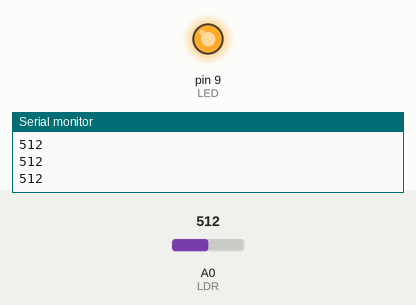
This sketch was run on a simulated Arduino Uno, built with avr-gcc and run on an emulated ATmega328P. Parts: output pins drawn as LEDs (lit = HIGH), the last lines printed to the serial monitor. The inputs (shaded band) are chosen by the test bench; at power-on: A0 (LDR) = 512.

Above: at 1.2 s.
1.3 s: A0 (LDR) set to 634
2.8 s: A0 (LDR) set to 664
At 3.7 s:
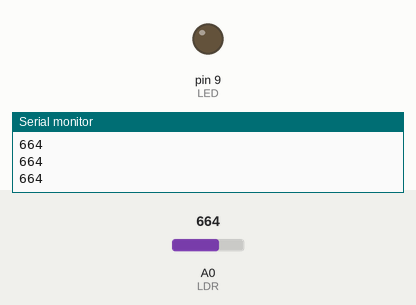
4.3 s: A0 (LDR) set to 640
At 5.0 s:
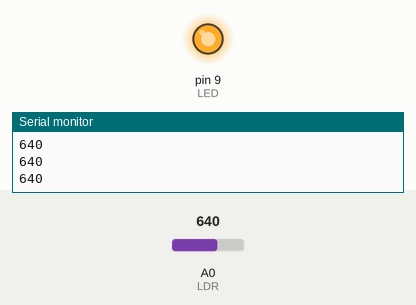
5.8 s: A0 (LDR) set to 660
At 6.3 s:
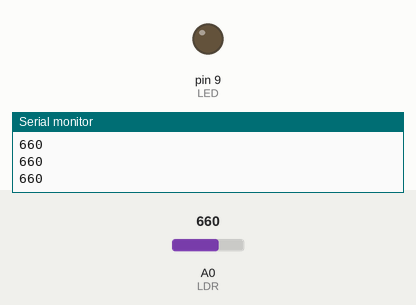
Timing chart, 0 to 8.3 s (numbered marks = the images above; inputs shaded):
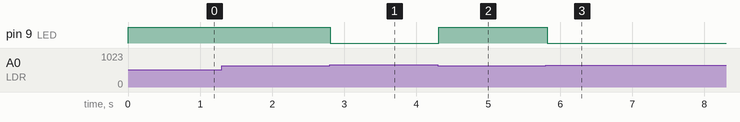

The sketch:

ReadingLDRandAutomaticStreetLight_copy_20260408210125.ino
```cpp
const int LDR = A0;
int LED = 9;
int value = 0;

void setup( void )
{
  pinMode( LED, OUTPUT );
  Serial. begin( 9600 );
}

void loop( void )
{
  value = analogRead( LDR );
  Serial. println( value );
  if( value > 650 )
  {
    digitalWrite( LED, LOW );
  }
  else
  {
    digitalWrite( LED, HIGH );
  }
  delay( 100 );
}
```

Measured:
- the behaviour switches between 650 and 651 on A0 (LDR) (found by bisection; images 0 and 1)
- after the input at 2.8 s, pin 9 (LED): HIGH → LOW at once
- after the input at 4.3 s, pin 9 (LED): LOW → HIGH at once
- after the input at 5.8 s, pin 9 (LED): HIGH → LOW at once
